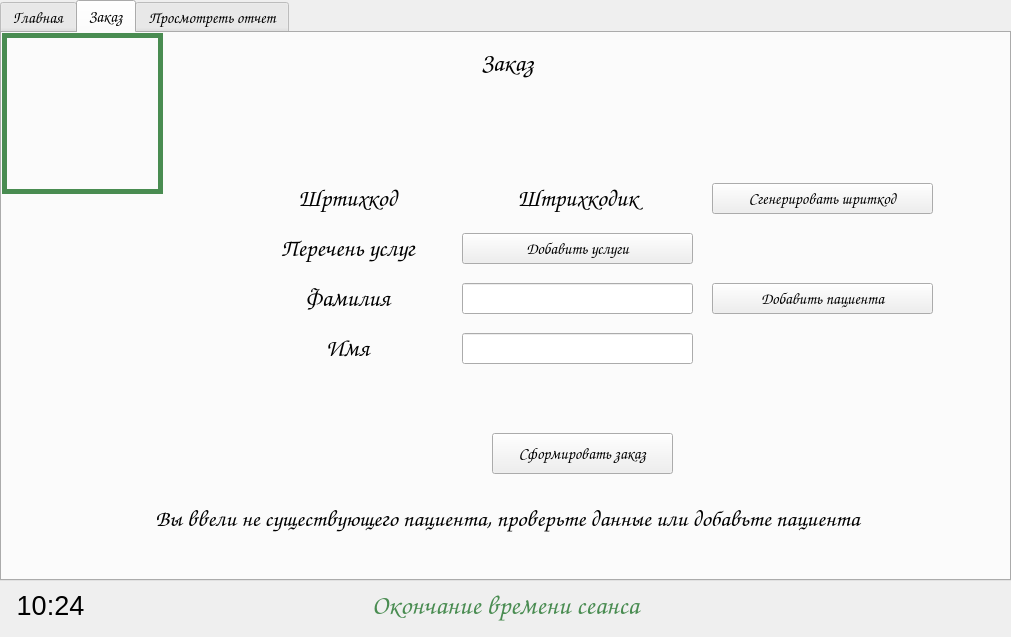
<?xml version="1.0" encoding="UTF-8"?>
<ui version="4.0">
 <class>Dialog</class>
 <widget class="QDialog" name="Dialog">
  <property name="geometry">
   <rect>
    <x>0</x>
    <y>0</y>
    <width>1011</width>
    <height>637</height>
   </rect>
  </property>
  <property name="windowTitle">
   <string>Dialog</string>
  </property>
  <widget class="QTabWidget" name="tabWidget">
   <property name="enabled">
    <bool>true</bool>
   </property>
   <property name="geometry">
    <rect>
     <x>0</x>
     <y>0</y>
     <width>1011</width>
     <height>581</height>
    </rect>
   </property>
   <property name="font">
    <font>
     <family>Comic Sans MS</family>
     <pointsize>12</pointsize>
    </font>
   </property>
   <property name="currentIndex">
    <number>1</number>
   </property>
   <property name="iconSize">
    <size>
     <width>16</width>
     <height>16</height>
    </size>
   </property>
   <property name="usesScrollButtons">
    <bool>true</bool>
   </property>
   <widget class="QWidget" name="tab">
    <attribute name="title">
     <string>Главная</string>
    </attribute>
    <widget class="QLabel" name="label_4">
     <property name="geometry">
      <rect>
       <x>810</x>
       <y>0</y>
       <width>161</width>
       <height>161</height>
      </rect>
     </property>
     <property name="font">
      <font>
       <family>Comic Sans MS</family>
       <pointsize>24</pointsize>
      </font>
     </property>
     <property name="styleSheet">
      <string notr="true">color: rgb(73, 140, 81);</string>
     </property>
     <property name="frameShape">
      <enum>QFrame::Box</enum>
     </property>
     <property name="lineWidth">
      <number>5</number>
     </property>
     <property name="text">
      <string/>
     </property>
     <property name="textFormat">
      <enum>Qt::AutoText</enum>
     </property>
     <property name="alignment">
      <set>Qt::AlignCenter</set>
     </property>
    </widget>
    <widget class="QLabel" name="label">
     <property name="enabled">
      <bool>true</bool>
     </property>
     <property name="geometry">
      <rect>
       <x>370</x>
       <y>0</y>
       <width>270</width>
       <height>60</height>
      </rect>
     </property>
     <property name="font">
      <font>
       <family>Comic Sans MS</family>
       <pointsize>24</pointsize>
      </font>
     </property>
     <property name="styleSheet">
      <string notr="true"/>
     </property>
     <property name="text">
      <string>Главная</string>
     </property>
     <property name="textFormat">
      <enum>Qt::AutoText</enum>
     </property>
     <property name="alignment">
      <set>Qt::AlignCenter</set>
     </property>
    </widget>
    <widget class="QPushButton" name="pushButton_8">
     <property name="geometry">
      <rect>
       <x>820</x>
       <y>500</y>
       <width>171</width>
       <height>41</height>
      </rect>
     </property>
     <property name="text">
      <string>Выйти</string>
     </property>
    </widget>
    <widget class="QLabel" name="label_3">
     <property name="enabled">
      <bool>true</bool>
     </property>
     <property name="geometry">
      <rect>
       <x>810</x>
       <y>170</y>
       <width>161</width>
       <height>21</height>
      </rect>
     </property>
     <property name="font">
      <font>
       <family>Comic Sans MS</family>
       <pointsize>15</pointsize>
      </font>
     </property>
     <property name="styleSheet">
      <string notr="true"/>
     </property>
     <property name="text">
      <string>Владимиров</string>
     </property>
     <property name="textFormat">
      <enum>Qt::AutoText</enum>
     </property>
     <property name="alignment">
      <set>Qt::AlignCenter</set>
     </property>
    </widget>
    <widget class="QLabel" name="label_5">
     <property name="enabled">
      <bool>true</bool>
     </property>
     <property name="geometry">
      <rect>
       <x>810</x>
       <y>190</y>
       <width>161</width>
       <height>21</height>
      </rect>
     </property>
     <property name="font">
      <font>
       <family>Comic Sans MS</family>
       <pointsize>15</pointsize>
      </font>
     </property>
     <property name="styleSheet">
      <string notr="true"/>
     </property>
     <property name="text">
      <string>Кирилл</string>
     </property>
     <property name="textFormat">
      <enum>Qt::AutoText</enum>
     </property>
     <property name="alignment">
      <set>Qt::AlignCenter</set>
     </property>
    </widget>
    <widget class="QLabel" name="label_7">
     <property name="enabled">
      <bool>true</bool>
     </property>
     <property name="geometry">
      <rect>
       <x>810</x>
       <y>220</y>
       <width>161</width>
       <height>21</height>
      </rect>
     </property>
     <property name="font">
      <font>
       <family>Comic Sans MS</family>
       <pointsize>15</pointsize>
      </font>
     </property>
     <property name="styleSheet">
      <string notr="true">color: rgb(73, 140, 81);</string>
     </property>
     <property name="text">
      <string>Лаборант</string>
     </property>
     <property name="textFormat">
      <enum>Qt::AutoText</enum>
     </property>
     <property name="alignment">
      <set>Qt::AlignCenter</set>
     </property>
    </widget>
    <widget class="QLabel" name="label_8">
     <property name="geometry">
      <rect>
       <x>0</x>
       <y>0</y>
       <width>161</width>
       <height>161</height>
      </rect>
     </property>
     <property name="font">
      <font>
       <family>Comic Sans MS</family>
       <pointsize>24</pointsize>
      </font>
     </property>
     <property name="styleSheet">
      <string notr="true">color: rgb(73, 140, 81);</string>
     </property>
     <property name="frameShape">
      <enum>QFrame::Box</enum>
     </property>
     <property name="lineWidth">
      <number>5</number>
     </property>
     <property name="text">
      <string/>
     </property>
     <property name="textFormat">
      <enum>Qt::AutoText</enum>
     </property>
     <property name="alignment">
      <set>Qt::AlignCenter</set>
     </property>
    </widget>
   </widget>
   <widget class="QWidget" name="tab_2">
    <attribute name="title">
     <string>Заказ</string>
    </attribute>
    <widget class="QLabel" name="label_9">
     <property name="geometry">
      <rect>
       <x>0</x>
       <y>0</y>
       <width>161</width>
       <height>161</height>
      </rect>
     </property>
     <property name="font">
      <font>
       <family>Comic Sans MS</family>
       <pointsize>24</pointsize>
      </font>
     </property>
     <property name="styleSheet">
      <string notr="true">color: rgb(73, 140, 81);</string>
     </property>
     <property name="frameShape">
      <enum>QFrame::Box</enum>
     </property>
     <property name="lineWidth">
      <number>5</number>
     </property>
     <property name="text">
      <string/>
     </property>
     <property name="textFormat">
      <enum>Qt::AutoText</enum>
     </property>
     <property name="alignment">
      <set>Qt::AlignCenter</set>
     </property>
    </widget>
    <widget class="QLabel" name="label_10">
     <property name="enabled">
      <bool>true</bool>
     </property>
     <property name="geometry">
      <rect>
       <x>370</x>
       <y>0</y>
       <width>270</width>
       <height>60</height>
      </rect>
     </property>
     <property name="font">
      <font>
       <family>Comic Sans MS</family>
       <pointsize>19</pointsize>
      </font>
     </property>
     <property name="styleSheet">
      <string notr="true"/>
     </property>
     <property name="text">
      <string>Заказ</string>
     </property>
     <property name="textFormat">
      <enum>Qt::AutoText</enum>
     </property>
     <property name="alignment">
      <set>Qt::AlignCenter</set>
     </property>
    </widget>
    <widget class="QPushButton" name="pushButton_9">
     <property name="geometry">
      <rect>
       <x>490</x>
       <y>400</y>
       <width>181</width>
       <height>41</height>
      </rect>
     </property>
     <property name="text">
      <string>Сформировать заказ</string>
     </property>
    </widget>
    <widget class="QLabel" name="label_15">
     <property name="enabled">
      <bool>true</bool>
     </property>
     <property name="geometry">
      <rect>
       <x>230</x>
       <y>200</y>
       <width>231</width>
       <height>31</height>
      </rect>
     </property>
     <property name="font">
      <font>
       <family>Comic Sans MS</family>
       <pointsize>18</pointsize>
      </font>
     </property>
     <property name="styleSheet">
      <string notr="true"/>
     </property>
     <property name="text">
      <string>Перечень услуг</string>
     </property>
     <property name="textFormat">
      <enum>Qt::AutoText</enum>
     </property>
     <property name="alignment">
      <set>Qt::AlignCenter</set>
     </property>
    </widget>
    <widget class="QPushButton" name="pushButton_10">
     <property name="geometry">
      <rect>
       <x>710</x>
       <y>250</y>
       <width>221</width>
       <height>31</height>
      </rect>
     </property>
     <property name="text">
      <string>Добавить пациента</string>
     </property>
    </widget>
    <widget class="QLabel" name="label_16">
     <property name="enabled">
      <bool>true</bool>
     </property>
     <property name="geometry">
      <rect>
       <x>230</x>
       <y>250</y>
       <width>231</width>
       <height>31</height>
      </rect>
     </property>
     <property name="font">
      <font>
       <family>Comic Sans MS</family>
       <pointsize>18</pointsize>
      </font>
     </property>
     <property name="styleSheet">
      <string notr="true"/>
     </property>
     <property name="text">
      <string>Фамилия</string>
     </property>
     <property name="textFormat">
      <enum>Qt::AutoText</enum>
     </property>
     <property name="alignment">
      <set>Qt::AlignCenter</set>
     </property>
    </widget>
    <widget class="QLabel" name="label_17">
     <property name="enabled">
      <bool>true</bool>
     </property>
     <property name="geometry">
      <rect>
       <x>230</x>
       <y>300</y>
       <width>231</width>
       <height>31</height>
      </rect>
     </property>
     <property name="font">
      <font>
       <family>Comic Sans MS</family>
       <pointsize>18</pointsize>
      </font>
     </property>
     <property name="styleSheet">
      <string notr="true"/>
     </property>
     <property name="text">
      <string>Имя</string>
     </property>
     <property name="textFormat">
      <enum>Qt::AutoText</enum>
     </property>
     <property name="alignment">
      <set>Qt::AlignCenter</set>
     </property>
    </widget>
    <widget class="QLineEdit" name="lineEdit">
     <property name="geometry">
      <rect>
       <x>460</x>
       <y>250</y>
       <width>231</width>
       <height>31</height>
      </rect>
     </property>
    </widget>
    <widget class="QLineEdit" name="lineEdit_3">
     <property name="geometry">
      <rect>
       <x>460</x>
       <y>300</y>
       <width>231</width>
       <height>31</height>
      </rect>
     </property>
    </widget>
    <widget class="QLabel" name="label_19">
     <property name="enabled">
      <bool>true</bool>
     </property>
     <property name="geometry">
      <rect>
       <x>0</x>
       <y>460</y>
       <width>1011</width>
       <height>51</height>
      </rect>
     </property>
     <property name="font">
      <font>
       <family>Comic Sans MS</family>
       <pointsize>17</pointsize>
      </font>
     </property>
     <property name="styleSheet">
      <string notr="true"/>
     </property>
     <property name="text">
      <string>Вы ввели не существующего пациента, проверьте данные или добавьте пациента</string>
     </property>
     <property name="textFormat">
      <enum>Qt::AutoText</enum>
     </property>
     <property name="alignment">
      <set>Qt::AlignCenter</set>
     </property>
    </widget>
    <widget class="QPushButton" name="pushButton_11">
     <property name="geometry">
      <rect>
       <x>460</x>
       <y>200</y>
       <width>231</width>
       <height>31</height>
      </rect>
     </property>
     <property name="text">
      <string>Добавить услуги</string>
     </property>
    </widget>
    <widget class="QPushButton" name="pushButton_12">
     <property name="geometry">
      <rect>
       <x>710</x>
       <y>150</y>
       <width>221</width>
       <height>31</height>
      </rect>
     </property>
     <property name="text">
      <string>Сгенерировать шриткод</string>
     </property>
    </widget>
    <widget class="QLabel" name="label_22">
     <property name="enabled">
      <bool>true</bool>
     </property>
     <property name="geometry">
      <rect>
       <x>230</x>
       <y>150</y>
       <width>231</width>
       <height>31</height>
      </rect>
     </property>
     <property name="font">
      <font>
       <family>Comic Sans MS</family>
       <pointsize>18</pointsize>
      </font>
     </property>
     <property name="styleSheet">
      <string notr="true"/>
     </property>
     <property name="text">
      <string>Шртихкод</string>
     </property>
     <property name="textFormat">
      <enum>Qt::AutoText</enum>
     </property>
     <property name="alignment">
      <set>Qt::AlignCenter</set>
     </property>
    </widget>
    <widget class="QLabel" name="label_23">
     <property name="enabled">
      <bool>true</bool>
     </property>
     <property name="geometry">
      <rect>
       <x>460</x>
       <y>150</y>
       <width>231</width>
       <height>31</height>
      </rect>
     </property>
     <property name="font">
      <font>
       <family>Comic Sans MS</family>
       <pointsize>18</pointsize>
      </font>
     </property>
     <property name="styleSheet">
      <string notr="true"/>
     </property>
     <property name="text">
      <string>Штрихкодик</string>
     </property>
     <property name="textFormat">
      <enum>Qt::AutoText</enum>
     </property>
     <property name="alignment">
      <set>Qt::AlignCenter</set>
     </property>
    </widget>
   </widget>
   <widget class="QWidget" name="tab_3">
    <attribute name="title">
     <string>Просмотреть отчет</string>
    </attribute>
    <widget class="QLabel" name="label_11">
     <property name="enabled">
      <bool>true</bool>
     </property>
     <property name="geometry">
      <rect>
       <x>370</x>
       <y>0</y>
       <width>270</width>
       <height>60</height>
      </rect>
     </property>
     <property name="font">
      <font>
       <family>Comic Sans MS</family>
       <pointsize>19</pointsize>
      </font>
     </property>
     <property name="styleSheet">
      <string notr="true"/>
     </property>
     <property name="text">
      <string>Просмотреть отчет</string>
     </property>
     <property name="textFormat">
      <enum>Qt::AutoText</enum>
     </property>
     <property name="alignment">
      <set>Qt::AlignCenter</set>
     </property>
    </widget>
    <widget class="QLabel" name="label_12">
     <property name="geometry">
      <rect>
       <x>0</x>
       <y>0</y>
       <width>161</width>
       <height>161</height>
      </rect>
     </property>
     <property name="font">
      <font>
       <family>Comic Sans MS</family>
       <pointsize>24</pointsize>
      </font>
     </property>
     <property name="styleSheet">
      <string notr="true">color: rgb(73, 140, 81);</string>
     </property>
     <property name="frameShape">
      <enum>QFrame::Box</enum>
     </property>
     <property name="lineWidth">
      <number>5</number>
     </property>
     <property name="text">
      <string/>
     </property>
     <property name="textFormat">
      <enum>Qt::AutoText</enum>
     </property>
     <property name="alignment">
      <set>Qt::AlignCenter</set>
     </property>
    </widget>
   </widget>
  </widget>
  <widget class="QLabel" name="label_2">
   <property name="geometry">
    <rect>
     <x>10</x>
     <y>590</y>
     <width>81</width>
     <height>31</height>
    </rect>
   </property>
   <property name="font">
    <font>
     <pointsize>20</pointsize>
    </font>
   </property>
   <property name="text">
    <string>10:24</string>
   </property>
   <property name="alignment">
    <set>Qt::AlignCenter</set>
   </property>
  </widget>
  <widget class="QLabel" name="label_13">
   <property name="enabled">
    <bool>true</bool>
   </property>
   <property name="geometry">
    <rect>
     <x>0</x>
     <y>580</y>
     <width>1011</width>
     <height>51</height>
    </rect>
   </property>
   <property name="font">
    <font>
     <family>Comic Sans MS</family>
     <pointsize>20</pointsize>
    </font>
   </property>
   <property name="styleSheet">
    <string notr="true">color: rgb(73, 140, 81);</string>
   </property>
   <property name="text">
    <string>Окончание времени сеанса</string>
   </property>
   <property name="textFormat">
    <enum>Qt::AutoText</enum>
   </property>
   <property name="alignment">
    <set>Qt::AlignCenter</set>
   </property>
  </widget>
 </widget>
 <resources/>
 <connections/>
</ui>
